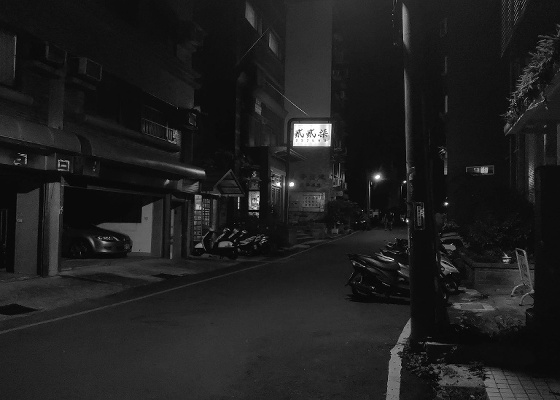
#> input picture hw1/image/sample3.jpg, 560 x 400 px, found by its file name
$ python prob2_geo_modify.py
#> lines starting #> are read from the running program, lines starting #| are printed output that depends on the picture
### hw2/hw2_sample_images/utils.py
from PIL import Image
import numpy as np
import matplotlib.pyplot as plt
from matplotlib.colors import LogNorm

import pdb

def load_img2npArr(name):
#> called with name = 'sample3.jpg'
    img = Image.open(name)
#> img is the input picture: PIL image 560x400 L; min 0, max 255, mean 30.8
    img_arr = np.array(img)
    return img_arr

def save_npArr2JPG(img_arr, name):
    img_arr = img_arr.astype(np.uint8)
    img = Image.fromarray(img_arr)
    img.convert("RGB").save("{0}.jpg".format(name), "JPEG")
    print("Save fig {0}.jpg!".format(name))

def int_round(img_arr):
    return np.array(np.round(img_arr), dtype=np.uint8)

# [104 lines left out: functions poy_histogram, plot_hist, plot_transfer, plot_spectrum, PSNR, plot_param_search and 3 more, not called in this run]

### hw2/hw2_sample_images/prob2_geo_modify.py
from PIL import Image
import numpy as np
import numpy.linalg as la
from scipy.signal import convolve2d
import matplotlib.pyplot as plt

import utils

import pdb

# load image
sample3_arr = utils.load_img2npArr("sample3.jpg")
sample5_arr = utils.load_img2npArr("sample5.jpg")
#> call 2 of load_img2npArr, with name = 'sample5.jpg'
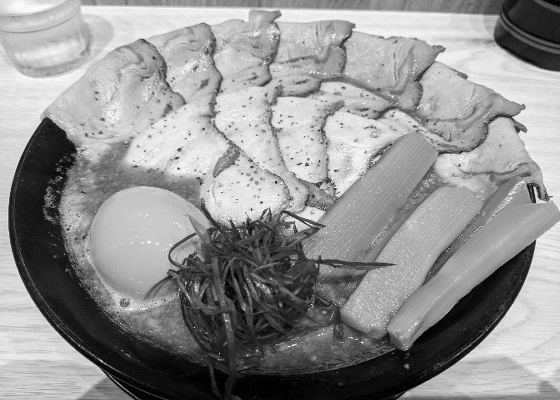
#> input picture hw1/image/sample5.jpg, 560 x 400 px, found by its file name
#> in load_img2npArr, img is the input picture: PIL image 560x400 L; min 0, max 255, mean 146.4

# prob (a)
"""
Please design an algorithm to make sample3.jpg become sample4.jpg. Output the result as result6.jpg. Please describe your method and implementation details clearly. (hint: you may perform rotation, scaling, translation, etc.)
Reference: [Image Geometric Transformation In Numpy and OpenCV](https://towardsdatascience.com/image-geometric-transformation-in-numpy-and-opencv-936f5cd1d315)
"""

def rotate(angle):
    angle = np.radians(angle)
    R = np.array([
        [np.cos(angle), -np.sin(angle), 0],
        [np.sin(angle), np.cos(angle), 0],
        [0, 0, 1]
    ])
    return R

def translate(tx, ty):
    T = np.array([
        [1, 0, tx],
        [0, 1, ty],
        [0, 0, 1]
    ])
    return T

def scale(sx, sy):
    S = np.array([
    [sx, 0, 0],
    [0, sy, 0],
    [0, 0, 1]
    ])
    return S

# If homogenous that means we expand our matrix to make shift as linear transformation
def get_grid(x, y, homogenous=False):
    coords = np.indices((x, y)).reshape(2, -1)
    return np.vstack((coords, np.ones(coords.shape[1]))) if homogenous else coords

def linear_geo_transform(img_arr, angle=-78, tx=-200, ty=150, sx=1.5, sy=1.5, operation="backward"):
#> called with angle = -78, tx = -200, ty = 150, sx = 1.5, sy = 1.5, operation = 'backward'
    height, width = img_arr.shape
#> height = 400; width = 560
    # As we conduct geometrical transformation at the center of image
    R = rotate(angle)
    T = translate(tx, ty)
    S = scale(sx, sy)
    # Lec 3 page 56
    # Forward, it is not good approach.
    A = S @ T @ R
    # Backward, it is better appraoch.
    Ainv = np.linalg.inv(A)
    if operation == "backward":
        # Generate grip map
        xycoords = get_grid(width, height, True)
        # Shift to center
        xycoords[0], xycoords[1] = xycoords[0] - width/2, xycoords[1] - height/2
        # Apply inverse transform
        uvcoords = Ainv @ xycoords
        # Init mapping pixels and shift to original position
        u, v = uvcoords[0] + width/2, uvcoords[1] + height/2
        x, y = xycoords[0] + width/2, xycoords[1] + height/2
        # Get pixels within image boundaries
        indices = np.where((u >= 0) & (u < width) &
                           (v >= 0) & (v < height)
                          )
        upix, vpix = u[indices], v[indices]
        xpix, ypix = x[indices], y[indices]
    elif operation == "forward":
        uvcoords = get_grid(width, height, True)
        uvcoords[0] = uvcoords[0] - width/2
        uvcoords[1] = uvcoords[1] - height/2
        xycoords = S @ T @ R @ uvcoords
        u, v = uvcoords[0] + width/2, uvcoords[1] + height/2
        x, y = xycoords[0] + width/2, xycoords[1] + height/2
        indices = np.where((x >= 0) & (x < width) &
                           (y >= 0) & (y < height)
                          )
        upix, vpix = u[indices], v[indices]
        xpix, ypix = x[indices], y[indices]
    # Draw the new canvas array
    canvas = np.zeros_like(img_arr)
    # Draw the original image to new image
    # Wiht nearest neighbor (round) interpolation method.
    canvas[ypix.astype(int), xpix.astype(int)] = img_arr[vpix.astype(int), upix.astype(int)]
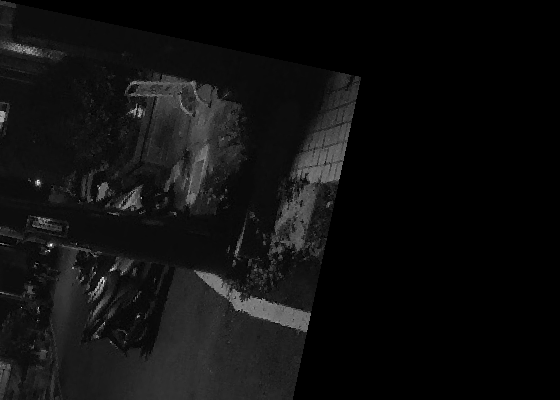
#> canvas: shape (400, 560); min 0, max 254, mean 15.7
    return canvas

result6_arr = linear_geo_transform(sample3_arr)
result6_forward_arr = linear_geo_transform(sample3_arr, operation="forward")
#> call 2 of linear_geo_transform, with angle = -78, tx = -200, ty = 150, sx = 1.5, sy = 1.5, operation = 'forward'
#> in linear_geo_transform (call 2), `canvas[ypix.astype(int), xpix.astype(int)] = img_arr[vpix.astype(int),..`:
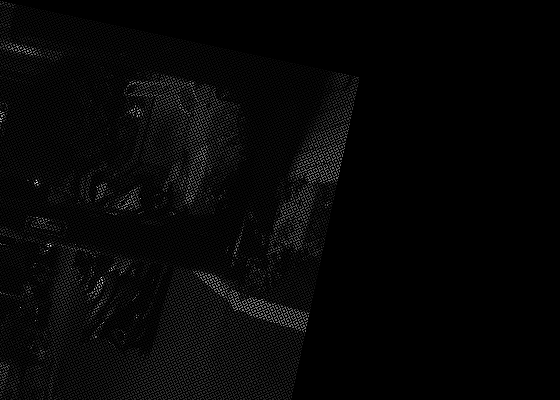
#> canvas: shape (400, 560); min 0, max 254, mean 6.9
utils.save_npArr2JPG(result6_arr, "result6")
utils.save_npArr2JPG(result6_forward_arr, "tmp/result6_forward")

# prob (b)
"""
Imagine that there is a black hole in the center absorbing sample5.jpg. Please design a method to make sample5.jpg look like sample6.jpg as much as possible and save the output as result7.jpg.
"""

def cart2pol(x, y):
    rho = np.sqrt(x**2 + y**2)
    phi = np.arctan2(y, x)
    return(rho, phi)

def pol2cart(rho, phi):
    x = rho * np.cos(phi)
    y = rho * np.sin(phi)
    return(x, y)

def spiral_geo_transform(img_arr, k=200):
#> called with k = 200
    height, width = img_arr.shape
#> height = 400; width = 560
    xycoords = get_grid(width, height)
    xycoords[0], xycoords[1] = xycoords[0] - width/2, xycoords[1] - height/2
    # Cart axis to Polar axis of xy
    rthetacoords = np.array( cart2pol(xycoords[0], xycoords[1])  )
    # Normalization of radius
    r_normalization = np.sqrt( la.norm(rthetacoords[0])  )
#> r_normalization = 306.6
    r_max = rthetacoords[0].max()
#> r_max = 344.1
    # spiral transformation
    rhophicoords = np.zeros(rthetacoords.shape)
    rhophicoords[1] = rthetacoords[1] + k/(rthetacoords[0] + 0.0001)
    rhophicoords[0] = rthetacoords[0]
    # Polar axis to Cart axis of uv
    uvcoords = np.array( pol2cart(rhophicoords[0], rhophicoords[1])  )
    u, v = uvcoords[0] + width/2, uvcoords[1] + height/2
    x, y = xycoords[0] + width/2, xycoords[1] + height/2
    indices = np.where((u >= 0) & (u < width) &
                       (v >= 0) & (v < height))
    upix, vpix = u[indices], v[indices]
    xpix, ypix = x[indices], y[indices]
    canvas = np.zeros_like(img_arr)
    canvas[ypix.astype(int), xpix.astype(int)] = img_arr[vpix.astype(int), upix.astype(int)]
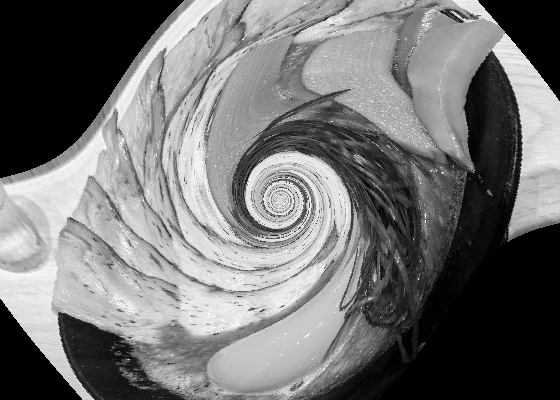
#> canvas: shape (400, 560); min 0, max 255, mean 114.7
    return canvas

result7_arr = spiral_geo_transform(sample5_arr, k=200)
utils.save_npArr2JPG(result7_arr, "result7")
